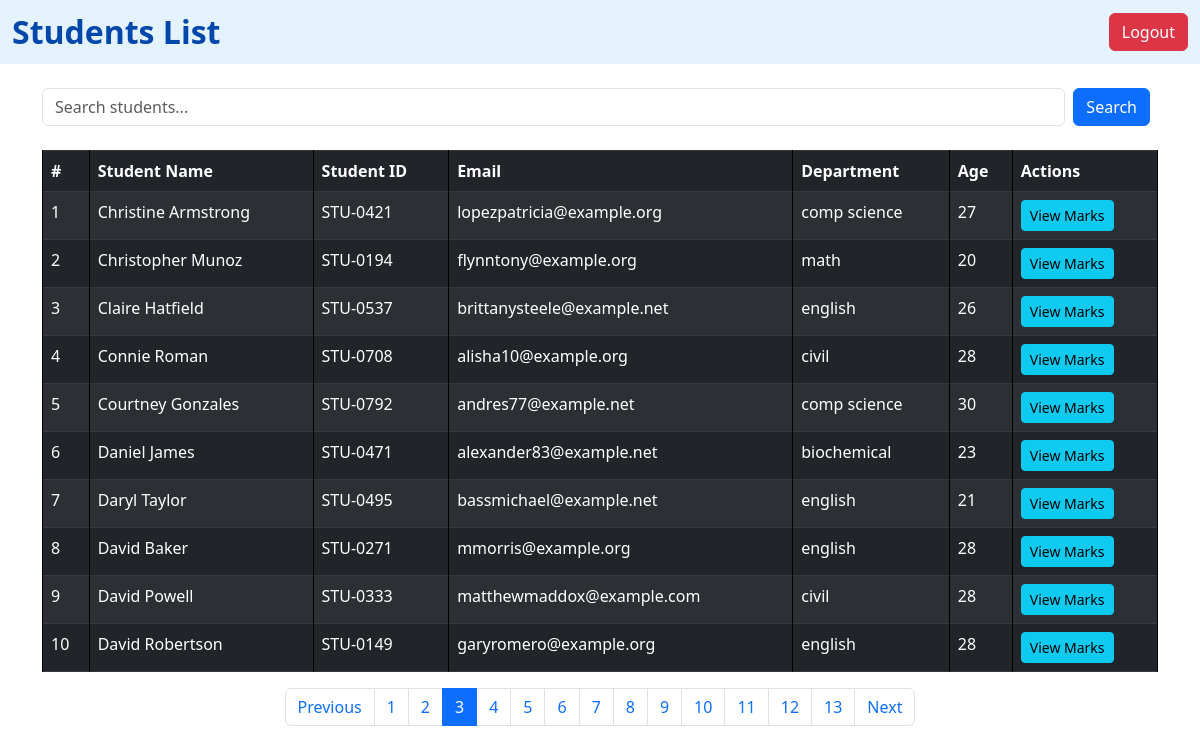
Screenshot of /students/?page=3 with the database file from the repository.
### vege/models.py (models this page shows, shortened)
class Student(models.Model):
    student_name = models.CharField(max_length=100)
    student_id = models.OneToOneField(StudentID, related_name="studentid", on_delete=models.CASCADE)
    student_email = models.EmailField(unique=True)
    department = models.ForeignKey(Department, on_delete=models.CASCADE)
    student_age = models.IntegerField(default=18)
    student_address = models.TextField(default = 100)
    is_active = models.BooleanField(default=True)
    class Meta:
        ordering = ['student_name']
        verbose_name = "student"

class StudentID(models.Model):
    student_id = models.CharField(max_length=100)

class Department(models.Model):
    department = models.CharField(max_length=100)
    date_of_established = models.DateField(default='2000-01-01')  # Set your desired default
    class Meta:
        ordering = ['department']

### vege/views.py (the view)
# urls.py: path('students/', get_students, name="get_students"),
def get_students(request):
    query = request.GET.get('q', '')
    queryset = Student.objects.all()
    ranks = Student.objects.annotate(marks = Sum('studentmarks__marks')).order_by('-marks', '-student_age')
    for rank in ranks:
        print(rank.marks)
    if query:
        queryset = queryset.filter(student_name__icontains=query)
    paginator = Paginator(queryset, 10)  # Show 5 students per page
    page_number = request.GET.get('page')
    page_obj = paginator.get_page(page_number)
    return render(request, 'report/students.html', {
        'queryset': page_obj,
        'query': query
    })

### vege/templates/report/students.html (shortened to what this page needs)
{% extends "base.html" %}
{% block start %}
<nav class="navbar navbar-expand-lg" style="background-color: #e3f2fd;">
    <div class="container-fluid">
        <span class="navbar-brand mb-0 h1 fw-bold" style="font-size: 2rem; color: #0047ab;">Students List</span>
        <div class="d-flex">
            <a href="{% url 'logout' %}" class="btn btn-danger">Logout</a>
        </div>
    </div>
</nav>
<div class="container mt-4">
    <form method="get" class="mb-4 d-flex">
        <input type="text" name="q" class="form-control me-2" placeholder="Search students..." value="{{ query }}">
        <button type="submit" class="btn btn-primary me-2">Search</button>
    </form>
    <table class="table table-dark table-bordered table-striped">
        <thead>
            <tr>
                <th>#</th>
                <th>Student Name</th>
                <th>Student ID</th>
                <th>Email</th>
                <th>Department</th>
                <th>Age</th>
                <th>Actions</th>
            </tr>
        </thead>
        <tbody>
            {% for student in queryset %}
            <tr>
                <td>{{ forloop.counter }}</td>
                <td>{{ student.student_name }}</td>
                <td>{{ student.student_id.student_id }}</td>
                <td>{{ student.student_email }}</td>
                <td>{{ student.department.department }}</td>
                <td>{{ student.student_age }}</td>
                <td>
                    {% if student.student_id %}
                        <a href="{% url 'see_marks' student.student_id.id %}" class="btn btn-sm btn-info">View Marks</a>
                    {% else %}
                        <span class="text-danger">No ID</span>
                    {% endif %}
                </td>
            </tr>
            {% empty %}
            <tr>
                <td colspan="7" class="text-center">No students found.</td>
            </tr>
            {% endfor %}
        </tbody>
    </table>
    {% if queryset.has_other_pages %}
    <nav aria-label="Page navigation">
        <ul class="pagination justify-content-center">
            {% if queryset.has_previous %}
                <li class="page-item">
                    <a class="page-link" href="?page={{ queryset.previous_page_number }}{% if query %}&q={{ query }}{% endif %}">Previous</a>
                </li>
            {% else %}
                <li class="page-item disabled"><span class="page-link">Previous</span></li>
            {% endif %}
            {% for num in queryset.paginator.page_range %}
                {% if queryset.number == num %}
                    <li class="page-item active"><span class="page-link">{{ num }}</span></li>
                {% else %}
                    <li class="page-item"><a class="page-link" href="?page={{ num }}{% if query %}&q={{ query }}{% endif %}">{{ num }}</a></li>
                {% endif %}
            {% endfor %}
            {% if queryset.has_next %}
                <li class="page-item">
                    <a class="page-link" href="?page={{ queryset.next_page_number }}{% if query %}&q={{ query }}{% endif %}">Next</a>
                </li>
            {% else %}
                <li class="page-item disabled"><span class="page-link">Next</span></li>
            {% endif %}
        </ul>
    </nav>
    {% endif %}
</div>
{% endblock %}

### core/templates/base.html (style rules this page uses)
table, th, td { border: 1px solid black; }

### rows the page displays
Student: student_name "Christine Armstrong", student_id.student_id "STU-0421", student_email "lopezpatricia@example.org", department.department "comp science", student_age "27", shows "View Marks"
Student: student_name "Christopher Munoz", student_id.student_id "STU-0194", student_email "flynntony@example.org", department.department "math", student_age "20", shows "View Marks"
Student: student_name "Claire Hatfield", student_id.student_id "STU-0537", student_email "brittanysteele@example.net", department.department "english", student_age "26", shows "View Marks"
Student: student_name "Connie Roman", student_id.student_id "STU-0708", student_email "alisha10@example.org", department.department "civil", student_age "28", shows "View Marks"
Student: student_name "Courtney Gonzales", student_id.student_id "STU-0792", student_email "andres77@example.net", department.department "comp science", student_age "30", shows "View Marks"
Student: student_name "Daniel James", student_id.student_id "STU-0471", student_email "alexander83@example.net", department.department "biochemical", student_age "23", shows "View Marks"
Student: student_name "Daryl Taylor", student_id.student_id "STU-0495", student_email "bassmichael@example.net", department.department "english", student_age "21", shows "View Marks"
Student: student_name "David Baker", student_id.student_id "STU-0271", student_email "mmorris@example.org", department.department "english", student_age "28", shows "View Marks"
Student: student_name "David Powell", student_id.student_id "STU-0333", student_email "matthewmaddox@example.com", department.department "civil", student_age "28", shows "View Marks"
Student: student_name "David Robertson", student_id.student_id "STU-0149", student_email "garyromero@example.org", department.department "english", student_age "28", shows "View Marks"

### other values shown
{{ num }} "1" "2" "4" "5" "6" "7" "8" "9" "10" "11" "12" "13"
{{ num }} "3"
